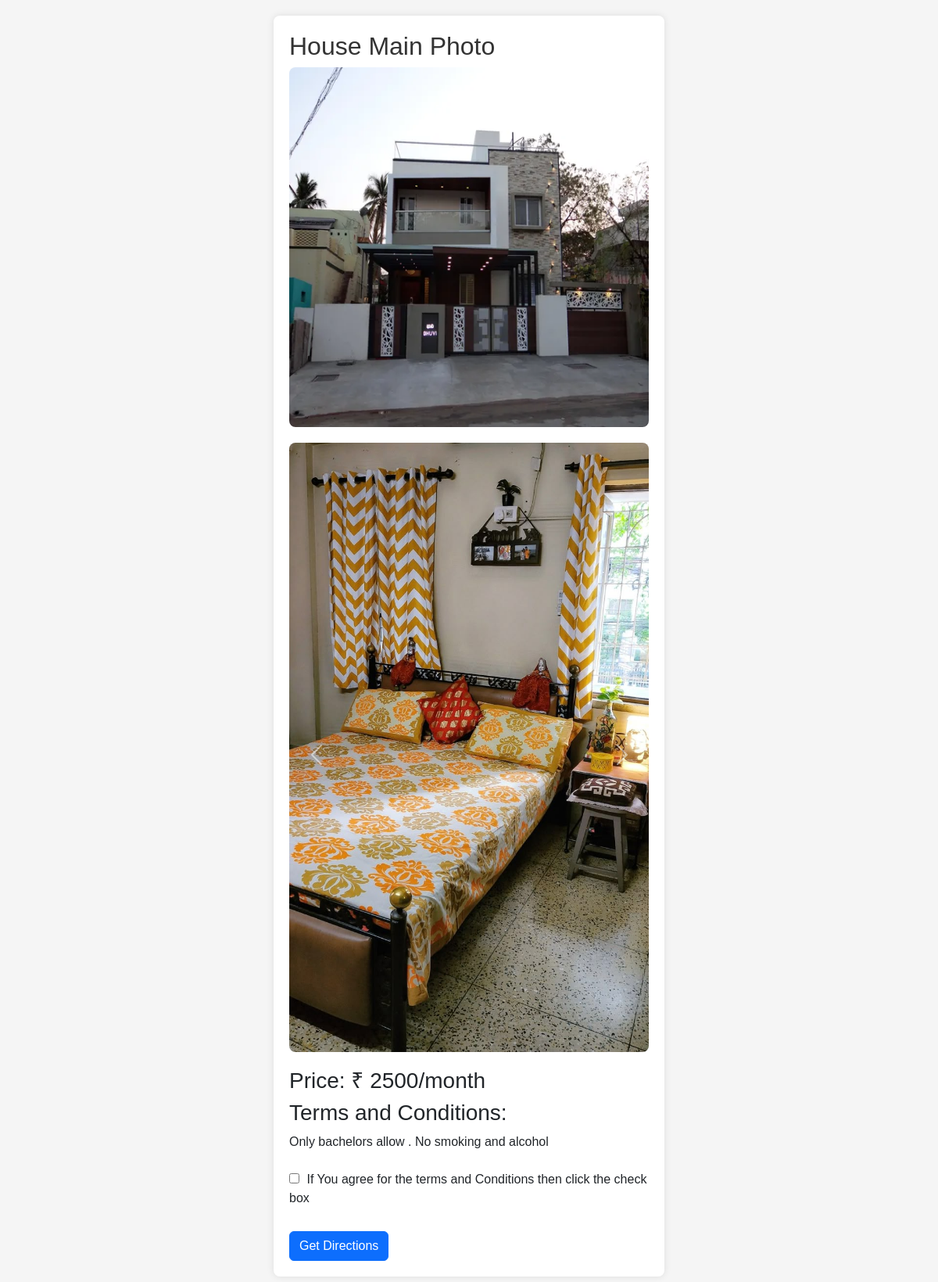
Screenshot of /public_user_profile/rahul/ with the database file from the repository.
### authentication_app/models.py (models this page shows, shortened)
class UserProfile(models.Model):
    user = models.OneToOneField(User, on_delete=models.CASCADE)
    profile_photo= models.ImageField(upload_to='profile_photos', blank=True, null=True)
    extra_photos = models.ManyToManyField(Image, blank=True)
    bio = models.TextField(blank=True)
    price = models.DecimalField(max_digits=10,blank=True,decimal_places=0, default=0)
    first_name = models.CharField(max_length=30, blank=True)
    last_name = models.CharField(max_length=30, blank=True)
    email = models.EmailField(blank=True)
    mobile_number = models.CharField(max_length=15, blank=True)
    bedroom = models.DecimalField( max_digits=5, decimal_places=0, blank=True, default=0)
    hallroom = models.DecimalField( max_digits=5, decimal_places=0, blank=True, default=0)
    kitchen = models.DecimalField( max_digits=5, decimal_places=0, blank=True, default=0)
    location_info = models.CharField(max_length=100, blank=True )
    location_2 = models.CharField(max_length=100, blank=True)

class Image(models.Model):
    image = models.ImageField(upload_to='images', default="")
    created_at = models.DateTimeField(auto_now_add=True)
    updated_at = models.DateTimeField(auto_now=True)

### authentication_app/views.py (the view)
# urls.py: path('public_user_profile/<str:username>/', public_user_profile, name='public_user_profile'),
def public_user_profile(request, username):
    user_profile = get_object_or_404(UserProfile, user__username=username)
    extra_photos = user_profile.extra_photos.all()
    return render(request, 'public_user_profile.html', {'user_profile': user_profile, 'extra_photos': extra_photos})

### templates/public_user_profile.html (shortened to what this page needs)
<!DOCTYPE html>
<html lang="en">
<head>
    <link href="https://cdn.jsdelivr.net/npm/bootstrap@5.3.2/dist/css/bootstrap.min.css" rel="stylesheet"
>
</head>
<body>
    <div id="profile-container">
        <h2>House Main Photo</h2>
        {% if user_profile.profile_photo %}
    <img src="{{ user_profile.profile_photo.url }}" alt="{{ user_profile.user.username }}">
{% else %}
    <img src="/static/images/default_profile.jpeg" alt="Default Profile">
{% endif %}
        <div id="carouselExample" class="carousel slide" data-bs-ride="carousel">
            <div class="carousel-inner">
                {% for photo in extra_photos %}
                <div class="carousel-item {% if forloop.first %}active{% endif %}">
                    <img src="{{ photo.image.url }}" class="d-block w-100" alt="{{ user_profile.user.username }} extra photo">
                </div>
                {% endfor %}
            </div>
            <button class="carousel-control-prev" type="button" data-bs-target="#carouselExample" data-bs-slide="prev">
                <span class="carousel-control-prev-icon" aria-hidden="true"></span>
            </button>
            <button class="carousel-control-next" type="button" data-bs-target="#carouselExample" data-bs-slide="next">
                <span class="carousel-control-next-icon" aria-hidden="true"></span>
            </button>
        </div>
        <h3>Price: ₹ {{user_profile.price}}/month </strong>
        <h3>Terms and Conditions:</h3>{{ user_profile.bio }}
        <label><br><input type="checkbox" id="showContactInfo"> If You agree for the terms and Conditions then click
            the check box</label>
        <a
            href="https://www.google.com/maps/search/?api=1&query={{ user_profile.location_2|urlencode }}"
            target="_blank"
            class="btn btn-primary"
        >
        Get Directions
        </a>
    </div>
</body>
</html>

### templates/public_user_profile.html (style rules this page uses)
body { font-family: 'Arial', sans-serif; background-color: #f5f5f5; margin: 0; padding: 0; box-sizing: border-box; }
#profile-container { max-width: 500px; margin: 20px auto; background-color: #fff; padding: 20px; border-radius: 8px; box-shadow: 0 0 10px rgba(0, 0, 0, 0.1); }
img { max-width: 100%; height: auto; border-radius: 8px; margin-bottom: 20px; }
h2 { color: #333; }
label { display: block; margin-bottom: 10px; }
input[type="checkbox"] { margin-right: 5px; }
a { color: #3498db; text-decoration: none; display: block; margin-top: 20px; }

### rows the page displays
UserProfile: profile_photo (picture), price "2500", bio "Only bachelors allow . No smoking and alcohol"
Image: image (picture)
